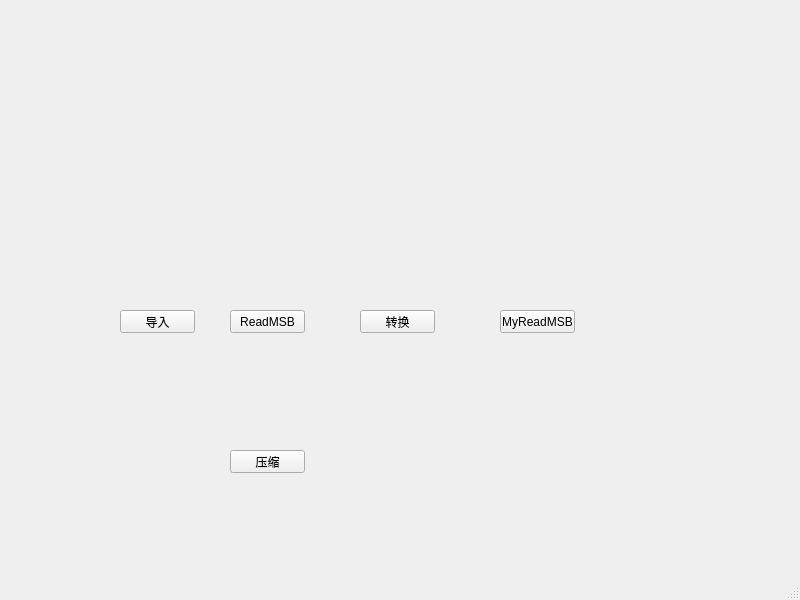
<?xml version="1.0" encoding="UTF-8"?>
<ui version="4.0">
 <class>MainWindow</class>
 <widget class="QMainWindow" name="MainWindow">
  <property name="geometry">
   <rect>
    <x>0</x>
    <y>0</y>
    <width>800</width>
    <height>600</height>
   </rect>
  </property>
  <property name="windowTitle">
   <string>MainWindow</string>
  </property>
  <widget class="QWidget" name="centralwidget">
   <widget class="QPushButton" name="pushButton">
    <property name="geometry">
     <rect>
      <x>230</x>
      <y>310</y>
      <width>75</width>
      <height>23</height>
     </rect>
    </property>
    <property name="text">
     <string>ReadMSB</string>
    </property>
   </widget>
   <widget class="QPushButton" name="pushButton_2">
    <property name="geometry">
     <rect>
      <x>230</x>
      <y>450</y>
      <width>75</width>
      <height>23</height>
     </rect>
    </property>
    <property name="text">
     <string>压缩</string>
    </property>
   </widget>
   <widget class="QPushButton" name="UI_PB_CONVERT">
    <property name="geometry">
     <rect>
      <x>360</x>
      <y>310</y>
      <width>75</width>
      <height>23</height>
     </rect>
    </property>
    <property name="text">
     <string>转换</string>
    </property>
   </widget>
   <widget class="QPushButton" name="UI_PB_LOAD">
    <property name="geometry">
     <rect>
      <x>120</x>
      <y>310</y>
      <width>75</width>
      <height>23</height>
     </rect>
    </property>
    <property name="text">
     <string>导入</string>
    </property>
   </widget>
   <widget class="QPushButton" name="UI_PB_READMSB">
    <property name="geometry">
     <rect>
      <x>500</x>
      <y>310</y>
      <width>75</width>
      <height>23</height>
     </rect>
    </property>
    <property name="text">
     <string>MyReadMSB</string>
    </property>
   </widget>
  </widget>
  <widget class="QMenuBar" name="menubar">
   <property name="geometry">
    <rect>
     <x>0</x>
     <y>0</y>
     <width>800</width>
     <height>23</height>
    </rect>
   </property>
  </widget>
  <widget class="QStatusBar" name="statusbar"/>
 </widget>
 <resources/>
 <connections/>
</ui>
